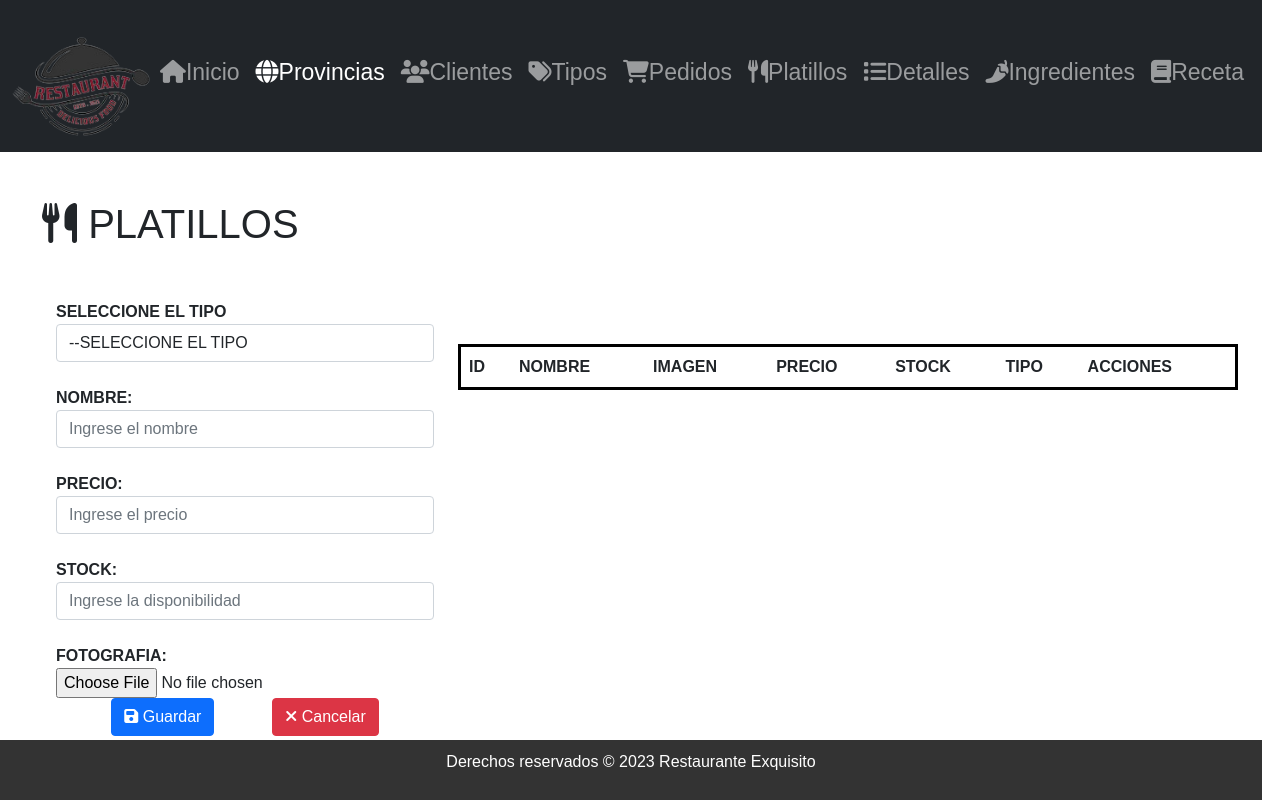
The page /listadoPlatillos/ on the database as committed earlier.
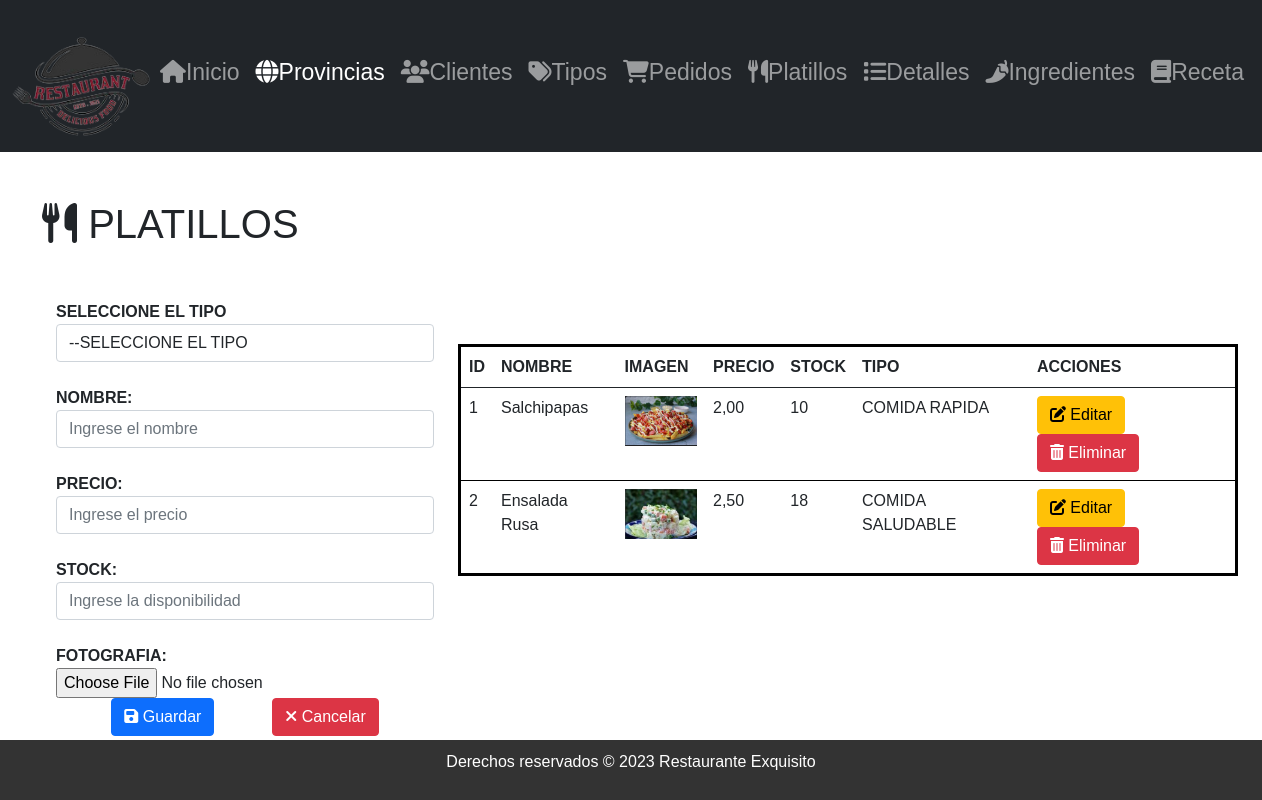
The same page on the database as committed later.
### Aplicaciones/Facturacion/models.py (models this page shows, shortened)
class Platillo(models.Model):
    id_ed = models.AutoField(primary_key=True)
    nombre_ed = models.CharField(max_length=100)
    precio_ed = models.DecimalField(max_digits=10, decimal_places=2)
    disponibilidad_ed = models.CharField(max_length=50)
    fotografia=models.FileField(upload_to='platillo', null=True,blank=True)
    tipo_ed = models.ForeignKey(Tipo, null=True, blank=True, on_delete=models.PROTECT)

class Tipo(models.Model):
    id_ed = models.AutoField(primary_key=True)
    nombre_ed = models.CharField(max_length=150)
    descripcion_ed = models.TextField()
    categoria_ed=models.CharField(max_length=150, null=True,blank=True)
    fotografia=models.FileField(upload_to='tipo', null=True,blank=True)

### Aplicaciones/Facturacion/views.py (the view)
# urls.py: path('listadoPlatillos/',views.listadoPlatillos),
def listadoPlatillos(request):
    platillosBdd = Platillo.objects.all()
    tipoBdd = Tipo.objects.all()
    return render(request, 'listadoPlatillos.html', {'platillos': platillosBdd, 'tipos': tipoBdd})

### Aplicaciones/Facturacion/templates/listadoPlatillos.html (shortened to what this page needs)
{% extends "./plantilla.html"%}
  {% load static %}
  {%block contenido%}
    <h1> <i class="fas fa-utensils"></i> PLATILLOS</h1>
    <br>
    <ul>
        <div class="row">
              <div class="col-md-4" style="overflow-y: auto; ">
                <form action="/guardarPlatillo/" method="post" enctype="multipart/form-data" id="frm_nuevo_platillo">
                    <b>SELECCIONE EL TIPO</b>
                    <select class="form-control" name="id_tipo" required>
                      <option value="">--SELECCIONE EL TIPO </option>
                    </select>
                    <br>
                      <b>NOMBRE:</b>
                      <input type="text" name="nombre_ed" value="" class="form-control" placeholder="Ingrese el nombre " required>
                      <br>
                      <b>PRECIO: </b>
                      <input type="number" name="precio_ed" id="precio_ed" class="form-control" placeholder="Ingrese el precio" required>
                      <br>
                      <b>STOCK:</b>
                      <input type="text" name="disponibilidad_ed" value="" id="disponibilidad_ed" placeholder="Ingrese la disponibilidad" class="form-control" required>
                      <br>
                      <b>FOTOGRAFIA:</b>
                      <input type="file" name="fotografia" accept="image/*" id="fotografia" required>
                      <br>
                    <center>
                        <button type="submit" name="button" class="btn btn-primary"> <i class="fas fa-save"></i> Guardar</button>
                        <button type="submit" name="button" class="btn btn-danger"><i class="fas fa-times"></i> Cancelar</button>
                    </center>
                </form>
            </div>
            <div class="col-md-8">
        <div class="d-flex justify-content-center align-items-center">
        </div>
        <br>
                <table class="table" id="tbl_platillos">
                    <thead>
                        <tr>
                            <th>ID</th>
                            <th>NOMBRE</th>
                            <th>IMAGEN</th>
                            <th>PRECIO</th>
                            <th>STOCK</th>
                            <th>TIPO</th>
                            <th>ACCIONES</th>
                        </tr>
                    </thead>
                    <tbody>
                        {% for platillo in platillos %}
                            <tr>
                                <td>{{ platillo.id_ed }}</td>
                                <td>{{ platillo.nombre_ed }}</td>
                                <td>{% if platillo.fotografia %}
                                    <a href="{{platillo.fotografia.url}}" target="_blank">
                                        <img src="{{platillo.fotografia.url}}" alt="" height="50px"></a>
                                    {% else %}
                                    <b>N/A</b>
                                    {% endif %}
                                </td>
                                <td>{{ platillo.precio_ed }}</td>
                                <td>{{ platillo.disponibilidad_ed }}</td>
                                <td>{{platillo.tipo_ed.nombre_ed}}</td>
                                <td>
                                    <a href="/editarPlatillo/{{platillo.id_ed}}" class="btn btn-warning"> <i class="fas fa-edit"></i> Editar</a>
                                    <a href="javascript:void(0)"
                                    onclick="eliminarPlatillo('/eliminarPlatillo/{{platillo.id_ed}}');"class="btn btn-danger"><i class="fas fa-trash-alt"></i> Eliminar</a>
                                </td>
                            </tr>
                        {% endfor %}
                    </tbody>
                </table>
            <br>
    </ul>
  {%endblock%}

### Aplicaciones/Facturacion/templates/plantilla.html (shortened to what this page needs)
{% load static %}
<!DOCTYPE html>
<html lang="s" dir="ltr">
  <head>
    <link href="https://cdn.jsdelivr.net/npm/bootstrap@5.0.2/dist/css/bootstrap.min.css" rel="stylesheet">
    <link rel="stylesheet" href="{% static 'css/principal.css' %}">
    <link rel="stylesheet" href="https://cdnjs.cloudflare.com/ajax/libs/izitoast/1.4.0/css/iziToast.css" />
      <link rel="stylesheet" href="//cdn.datatables.net/1.13.7/css/jquery.dataTables.min.css">
		<link rel="stylesheet" href="https://cdnjs.cloudflare.com/ajax/libs/font-awesome/6.5.1/css/all.min.css" />
  </head>
  <body>
    <nav class="navbar navbar-expand-lg navbar-dark bg-dark">
    <div class="container-fluid">
      <div class="collapse navbar-collapse" id="navbarSupportedContent">
        <img class="imagen img-fluid" src="{% static 'img/logo.png' %}" alt="" style="width: 140px; padding-top: -100px; ">
        <ul class="navbar-nav me-auto mb-2 mb-lg-0">
          <li class="nav-item">
            <a class="nav-link" href="/index/" ><i class="fas fa-home"></i>Inicio</a>
          </li>
          <li class="nav-item">
            <a class="nav-link active" aria-current="page" href="/"><i class="fas fa-globe"></i> Provincias</a>
          </li>
          <li class="nav-item">
            <a class="nav-link" href="/listadoClientes/" ><i class="fas fa-users"></i>  Clientes</a>
          </li>
          <li class="nav-item">
            <a class="nav-link" href="/listadoTipos/" ><i class="fas fa-tags"></i>Tipos</a>
          </li>
          <li class="nav-item">
            <a class="nav-link" href="/listadoPedidos/" ><i class="fas fa-shopping-cart"></i>Pedidos</a>
          </li>
          <li class="nav-item">
            <a class="nav-link" href="/listadoPlatillos/" ><i class="fas fa-utensils"></i> Platillos</a>
          </li>
          <li class="nav-item">
            <a class="nav-link" href="/listadoDetalles/" >  <i class="fas fa-list"></i> Detalles</a>
          </li>
          <li class="nav-item">
            <a class="nav-link" href="/listadoIngredientes/" ><i class="fas fa-pepper-hot"></i>Ingredientes</a>
          </li>
          <li class="nav-item">
            <a class="nav-link" href="/listadoRecetas/" ><i class="fas fa-book"></i>Receta</a>
          </li>
      </div>
    </div>
  </nav>
  <br><br>
  <div class="container-fluid">
    {% block contenido %}
    {% endblock %}
  </div>
  <footer>
      <p>Derechos reservados &copy; 2023 Restaurante Exquisito</p>
  </footer>
  </body>
</html>

### RestauranteED/static/css/principal.css (style rules this page uses)
table { border: 3px solid black !important; }
.nav-link { padding-top: 0px; display: flex; align-items: center; text-align: center; font-size: 23px; color: #333; text-decoration: none; transition: color 0.3s ease; }
body { margin: 0; padding: 0; font-family: 'Poppins', sans-serif; background-image: url('ruta_de_la_imagen.jpg'); background-size: cover; background-position: center; background-repeat: no-repeat; / }
footer { text-align: center; padding: 10px; background-color: #333; color: #fff; position: fixed; bottom: 0; width: 100%; }
h1 { text-align: left; padding-left: 30px; }
.row { margin: 20px 0; }
.imagen { width: 100px; border-radius: 10px; margin-top: 20px; }

Rows that differ between the two databases and show on the page:
added Platillo: id_ed "1", nombre_ed "Salchipapas", fotografia (picture), precio_ed "2,00", disponibilidad_ed "10", tipo_ed.nombre_ed "COMIDA RAPIDA"
added Platillo: id_ed "2", nombre_ed "Ensalada Rusa", fotografia (picture), precio_ed "2,50", disponibilidad_ed "18", tipo_ed.nombre_ed "COMIDA SALUDABLE"
